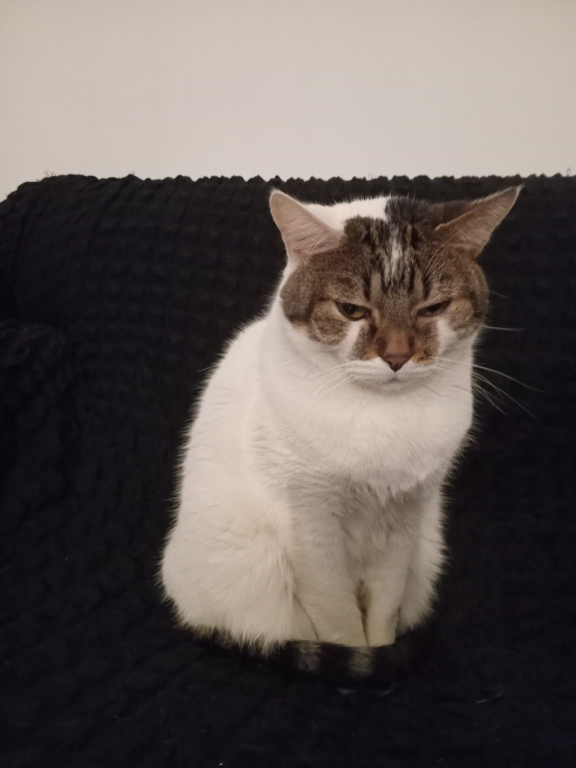
#> input picture 006_fotografia_digital/imagenes/descartes/actividad4_primer_plano.jpg, 1152 x 1536 px, given in place of globos.jpg, which was not available (shown at 1/2 size)
$ jupyter execute --allow-errors '002 - formatos de archivos de imagen.ipynb'   (text cells are left out)
#> lines starting #> are read from the running program, lines starting #| are printed output that depends on the picture; pictures that were not available may be replaced by others from this repository, and a replacement may not be noted
[cell 1]
from pathlib import Path
import tempfile

import cv2
import matplotlib.pyplot as plt

CARPETA_IMAGENES = Path("Imagenes")
ruta_imagen = CARPETA_IMAGENES / "globos.jpg"

imagen_bgr = cv2.imread(str(ruta_imagen), cv2.IMREAD_COLOR)
#> imagen_bgr is the input picture: shape (1536, 1152, 3); mean B, G, R 86.2, 89.4, 97.5
if imagen_bgr is None:
    raise FileNotFoundError(f"No se pudo leer la imagen: {ruta_imagen}")

imagen_rgb = cv2.cvtColor(imagen_bgr, cv2.COLOR_BGR2RGB)
print(f"Dimensiones: {imagen_rgb.shape}")
#| Dimensiones: (1536, 1152, 3)

[cell 2]
plt.figure(figsize=(9, 6), constrained_layout=True)
plt.imshow(imagen_rgb)
plt.title("Imagen base para comparar formatos", fontweight="bold", loc="left")
plt.axis("off")
plt.show()

[cell 3]
formatos = [
    ("jpeg_calidad_alta.jpg", [cv2.IMWRITE_JPEG_QUALITY, 95]),
    ("jpeg_calidad_baja.jpg", [cv2.IMWRITE_JPEG_QUALITY, 35]),
    ("png.png", [cv2.IMWRITE_PNG_COMPRESSION, 3]),
    ("bmp.bmp", []),
    ("webp.webp", [cv2.IMWRITE_WEBP_QUALITY, 80]),
]

resultados = []

#> (the rest of this cell did not finish here and is left out)

[cell 4]
with tempfile.TemporaryDirectory() as carpeta_temporal:
    carpeta_temporal = Path(carpeta_temporal)

    ruta_jpeg_alta = carpeta_temporal / "alta.jpg"
    ruta_jpeg_baja = carpeta_temporal / "baja.jpg"
    ruta_png = carpeta_temporal / "imagen.png"

    cv2.imwrite(str(ruta_jpeg_alta), imagen_bgr, [cv2.IMWRITE_JPEG_QUALITY, 95])
    cv2.imwrite(str(ruta_jpeg_baja), imagen_bgr, [cv2.IMWRITE_JPEG_QUALITY, 20])
    cv2.imwrite(str(ruta_png), imagen_bgr, [cv2.IMWRITE_PNG_COMPRESSION, 3])

    jpeg_alta_rgb = cv2.cvtColor(cv2.imread(str(ruta_jpeg_alta)), cv2.COLOR_BGR2RGB)
    jpeg_baja_rgb = cv2.cvtColor(cv2.imread(str(ruta_jpeg_baja)), cv2.COLOR_BGR2RGB)
    png_rgb = cv2.cvtColor(cv2.imread(str(ruta_png)), cv2.COLOR_BGR2RGB)

fila_inicial, fila_final = 140, 320
columna_inicial, columna_final = 200, 420

recorte_original = imagen_rgb[fila_inicial:fila_final, columna_inicial:columna_final]
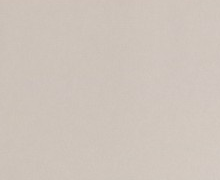
#> recorte_original: shape (180, 220, 3); mean R, G, B 206.3, 196.1, 187.5
recorte_jpeg_alta = jpeg_alta_rgb[fila_inicial:fila_final, columna_inicial:columna_final]
recorte_jpeg_baja = jpeg_baja_rgb[fila_inicial:fila_final, columna_inicial:columna_final]
recorte_png = png_rgb[fila_inicial:fila_final, columna_inicial:columna_final]

fig, ejes = plt.subplots(1, 4, figsize=(16, 4), constrained_layout=True)

ejes[0].imshow(recorte_original)
ejes[0].set_title("Recorte original", fontweight="bold", loc="left")
ejes[0].axis("off")

ejes[1].imshow(recorte_jpeg_alta)
ejes[1].set_title("JPEG alta calidad", fontweight="bold", loc="left")
ejes[1].axis("off")

ejes[2].imshow(recorte_jpeg_baja)
ejes[2].set_title("JPEG baja calidad", fontweight="bold", loc="left")
ejes[2].axis("off")

ejes[3].imshow(recorte_png)
ejes[3].set_title("PNG", fontweight="bold", loc="left")
ejes[3].axis("off")

plt.show()
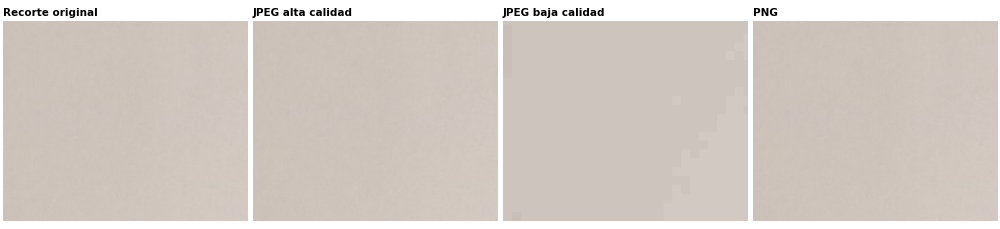
#> figure drawn by matplotlib, 4 panels

[cell 5]
imagen_trabajo_bgr = imagen_bgr.copy()

with tempfile.TemporaryDirectory() as carpeta_temporal:
    carpeta_temporal = Path(carpeta_temporal)

    for indice in range(5):
        ruta_iteracion = carpeta_temporal / f"recompresion_{indice}.jpg"
        cv2.imwrite(str(ruta_iteracion), imagen_trabajo_bgr, [cv2.IMWRITE_JPEG_QUALITY, 25])
        imagen_trabajo_bgr = cv2.imread(str(ruta_iteracion), cv2.IMREAD_COLOR)

    imagen_recomprimida_rgb = cv2.cvtColor(imagen_trabajo_bgr, cv2.COLOR_BGR2RGB)

recorte_recomprimido = imagen_recomprimida_rgb[fila_inicial:fila_final, columna_inicial:columna_final]

fig, ejes = plt.subplots(1, 2, figsize=(10, 4), constrained_layout=True)
ejes[0].imshow(recorte_original)
ejes[0].set_title("Recorte original", fontweight="bold", loc="left")
ejes[0].axis("off")
ejes[1].imshow(recorte_recomprimido)
ejes[1].set_title("JPEG recompreso 5 veces", fontweight="bold", loc="left")
ejes[1].axis("off")
plt.show()
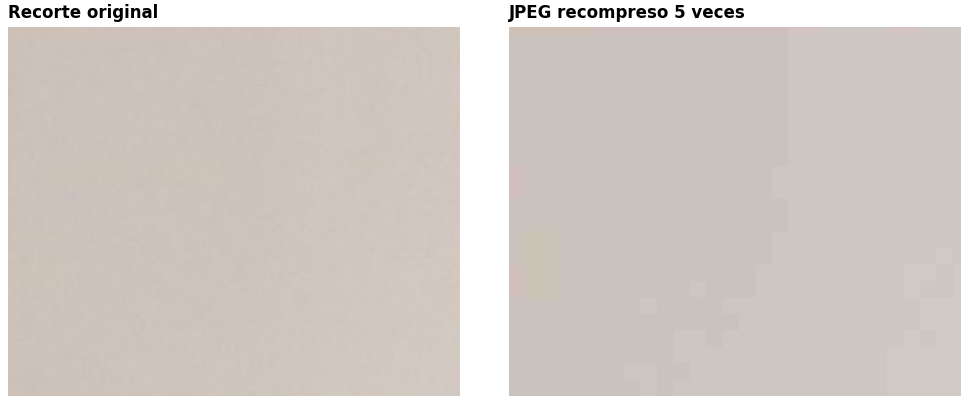
#> figure drawn by matplotlib, 2 panels
